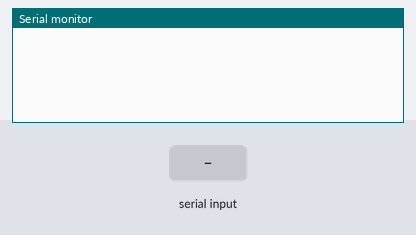
Recording of a sketch running on a simulated Arduino Uno, built with avr-gcc and run on an emulated ATmega328P. On the bench: the last lines printed to the serial monitor. The test bench sets the inputs (shaded band).

Above: at 1.2 s.
1.3 s: "1\n" received over Serial
At 2.5 s:
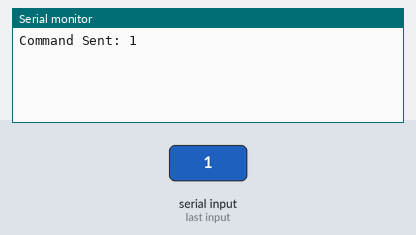
2.8 s: "1\n" received over the second serial link
At 3.4 s:
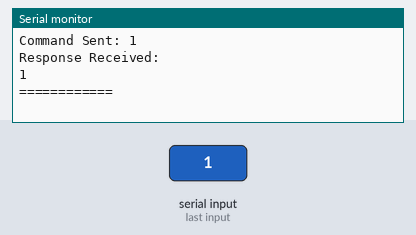
4.3 s: "0\n" received over Serial
At 4.9 s:
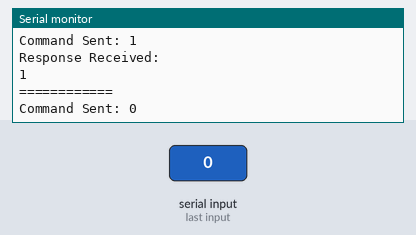
5.8 s: "0\n" received over the second serial link
At 6.9 s:
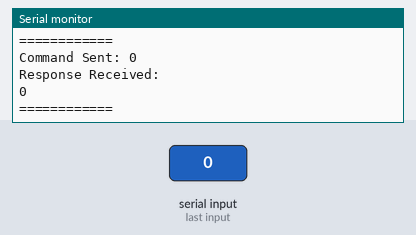

Measured:
- after the input at 1.3 s, the serial monitor: prints a new line at once (image 1)
- after the input at 2.8 s, the serial monitor: prints a new line at once (image 2)
- after the input at 4.3 s, the serial monitor: prints a new line at once (image 3)
- after the input at 5.8 s, the serial monitor: prints a new line at once (image 4)

The sketch:

sketch_mar27b.ino
```cpp
#include <SoftwareSerial.h>

const byte rxPin = 2; // Wire this to Tx Pin of ESP8266
const byte txPin = 3; // Wire this to Rx Pin of ESP8266

// We'll use a software serial interface to connect to ESP8266
SoftwareSerial ESP8266 (rxPin, txPin);

void setup() {
  Serial.begin(9600);

// You may need to uncomment this block for the first run:
//  ESP8266.begin(115200); // Change this to the factory baudrate used by ESP8266
//  delay(1000);
//
//  Serial.println("Setting BAUDRATE to 9600");
//  ESP8266.println("AT+IPR=9600");
//
//  ESP8266.begin(9600);

}
bool okReceived = false;

void loop() {

  if (Serial.available() > 0)
  {
    String command = Serial.readStringUntil('\n');
    Serial.println("Command Sent: " + command);
    Serial.println();
//    ESP8266.println(command);
  }

  int responseCounter = 0;
  if (ESP8266.available() > 0)
  {
    while (ESP8266.available() > 0)
    {
      if (responseCounter == 0)
      {
        Serial.println("Response Received:");
      }

      String response = ESP8266.readStringUntil('\n');
      Serial.println(response);
      responseCounter++;
    }
    Serial.println();
    Serial.println("============");
    Serial.println();
  }


}
```
